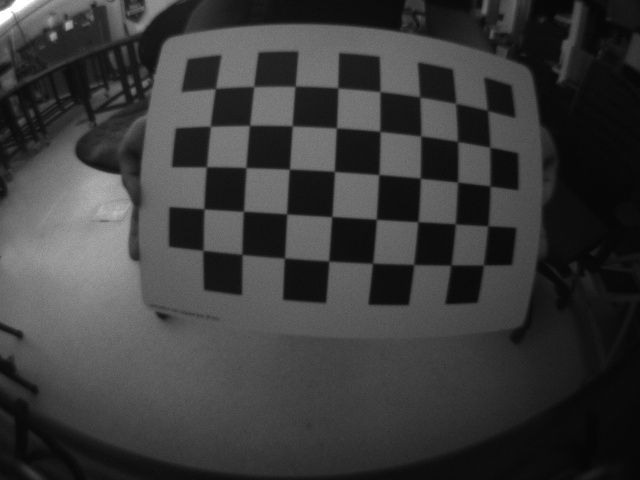
#> input picture src/ros_bag/images/tracking_camera/frame0005.jpg, 640 x 480 px; its folder holds only this picture in this run
$ python camera_calibration.py
#> lines starting #> are read from the running program, lines starting #| are printed output that depends on the picture; after the words box and inside, x2 and y2 are one past the last pixel; in counts of white or black regions, pixels touching at a corner belong together
import numpy as np
import cv2 as cv
import glob

# termination criteria
criteria = (cv.TERM_CRITERIA_EPS + cv.TERM_CRITERIA_MAX_ITER, 30, 0.001)
# prepare object points, like (0,0,0), (1,0,0), (2,0,0) ....,(6,5,0)
objp = np.zeros((5 * 8, 3), np.float32)
objp[:, :2] = np.mgrid[0:8, 0:5].T.reshape(-1, 2)
# Arrays to store object points and image points from all the images.
objpoints = []  # 3d point in real world space
imgpoints = []  # 2d points in image plane
# Image path and listing all the images
img_path = '/home/sagar/ROS/src/ros_bag/images/tracking_camera/*.jpg'
images = glob.glob(img_path)
for fname in images:
    img = cv.imread(fname)
#> img is the input picture: shape (480, 640, 3); min 5, max 255, mean 58.8
    gray = cv.cvtColor(img, cv.COLOR_BGR2GRAY)
    # Find the chess board corners
    ret, corners = cv.findChessboardCorners(gray, (8, 5), None)
#> ret = True; corners = 40 rows, first 8: [215.6, 88.74], [253.7, 86.62], [295, 86.59], [337.6, 88.03], [379.7, 92.01], [419.4, 97.16], [455.2, 103.5], [487.4, 110.6]
    # If found, add object points, image points (after refining them)
    if ret:
        objpoints.append(objp)
        corners2 = cv.cornerSubPix(gray, corners, (11, 11), (-1, -1), criteria)
#> corners2 = 40 rows, first 8: [215.4, 88.49], [253.7, 86.48], [295, 86.25], [337.8, 87.86], [380, 91.64], [419.7, 96.95], [455.7, 103.4], [487.5, 110.3]
        imgpoints.append(corners2)
        # Draw and display the corners
        cv.drawChessboardCorners(img, (8, 5), corners2, ret)
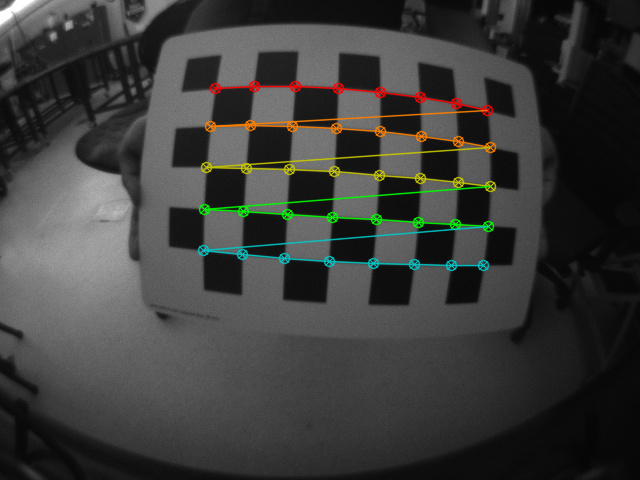
#> img: shape (480, 640, 3); 3.47% of pixels changed, all inside (x1, y1, x2, y2) = (197, 80, 497, 272)
        cv.imshow('img', img)
        cv.waitKey(1)
        if cv.waitKey(1) == ord('s'):
#> (key Esc is pressed here)
            cv.imwrite('chessboard_calibration.png', img)
cv.destroyAllWindows()
# Obtaining camera matrix and distortion coefficients
ret, mtx, dist, rvecs, tvecs = cv.calibrateCamera(objpoints, imgpoints, gray.shape[::-1], None, None)
#> ret = 0.0786; mtx = [[243.4, 0, 308.7], [0, 243.4, 211.3], [0, 0, 1]]; dist = [[-0.264, 0.106, 0.0016, -0.00218, -0.0245]]; rvecs = ([0.037, 0.0497, 0.0586],); tvecs = ([-2.31, -3.05, 5.38],)
# Test image
img = cv.imread('frame0001.1.jpg')
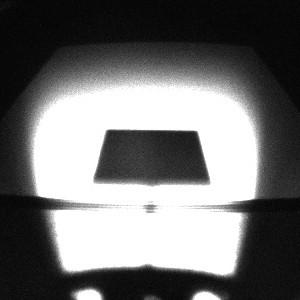
#> input picture opencv/src/voxl/frame0001.1.jpg, 300 x 300 px
#> img is the input picture: shape (300, 300, 3); min 0, max 255, mean 113.1
h,  w = img.shape[:2]
#> h = 300; w = 300
newcameramtx, roi = cv.getOptimalNewCameraMatrix(mtx, dist, (w, h), 1, (w, h))
#> newcameramtx = [[90.47, 0, 302.6], [0, 59.33, 268.6], [0, 0, 1]]; roi = (188, 217, 110, 73)
# undistort
mapx, mapy = cv.initUndistortRectifyMap(mtx, dist, None, newcameramtx, (w, h), 5)
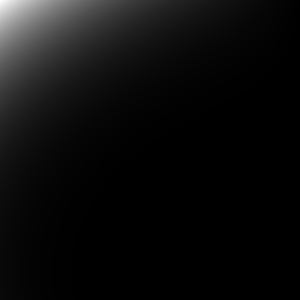
#> mapx: shape (300, 300) float32; min 63.34, max 554319.5, mean 28594; drawn with min black and max white
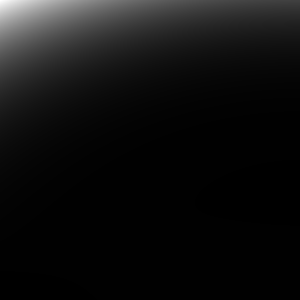
#> mapy: shape (300, 300) float32; min -2897.6, max 749841.2, mean 46560.6; drawn with min black and max white
dst = cv.remap(img, mapx, mapy, cv.INTER_LINEAR)
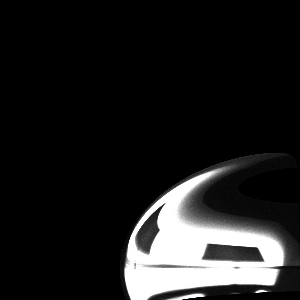
#> dst: shape (300, 300, 3); min 0, max 255, mean 30.5
# crop the image
x, y, w, h = roi
#> x = 188; y = 217; w = 110; h = 73
dst = dst[y:y+h, x:x+w]
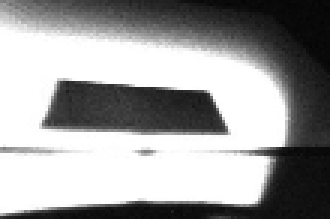
#> dst: shape (73, 110, 3) (shown 3 times larger); min 4, max 255, mean 156.5
dst = cv.resize(dst, None, fx=2.623, fy=3.75, interpolation=cv.INTER_AREA)
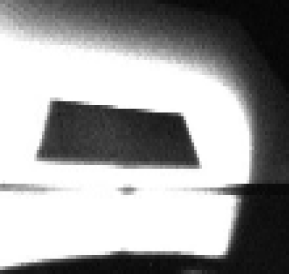
#> dst: shape (274, 289, 3); min 4, max 255, mean 156.2
cv.imwrite('0.5.png', dst)
# Saving the camera matrix and distortion coefficients
np.savez('tracking_camera_intrinsic_data', camera_matrix=mtx, distortion_coefficient=dist)
